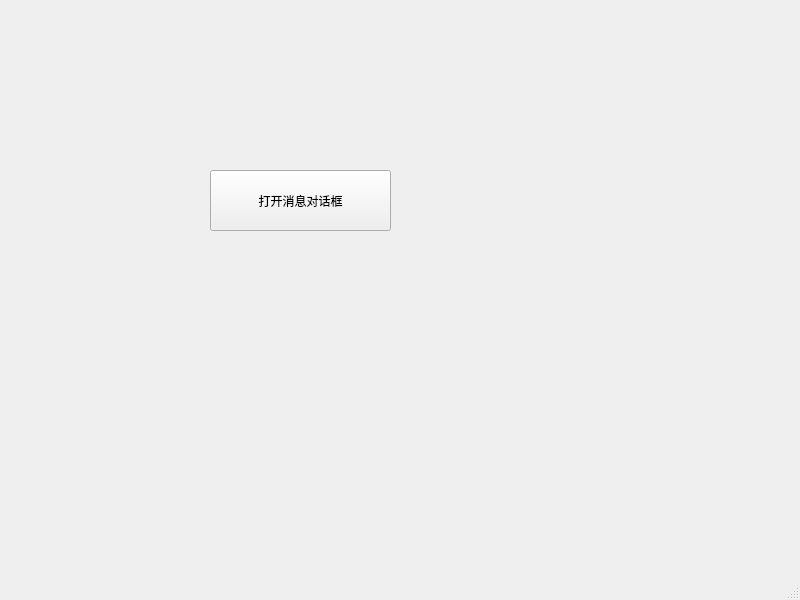
<?xml version="1.0" encoding="UTF-8"?>
<ui version="4.0">
 <class>MainWindow</class>
 <widget class="QMainWindow" name="MainWindow">
  <property name="geometry">
   <rect>
    <x>0</x>
    <y>0</y>
    <width>800</width>
    <height>600</height>
   </rect>
  </property>
  <property name="windowTitle">
   <string>MainWindow</string>
  </property>
  <widget class="QWidget" name="centralwidget">
   <widget class="QPushButton" name="pushButton">
    <property name="geometry">
     <rect>
      <x>210</x>
      <y>170</y>
      <width>181</width>
      <height>61</height>
     </rect>
    </property>
    <property name="text">
     <string>打开消息对话框</string>
    </property>
   </widget>
  </widget>
  <widget class="QMenuBar" name="menubar">
   <property name="geometry">
    <rect>
     <x>0</x>
     <y>0</y>
     <width>800</width>
     <height>22</height>
    </rect>
   </property>
  </widget>
  <widget class="QStatusBar" name="statusbar"/>
 </widget>
 <resources/>
 <connections/>
</ui>
